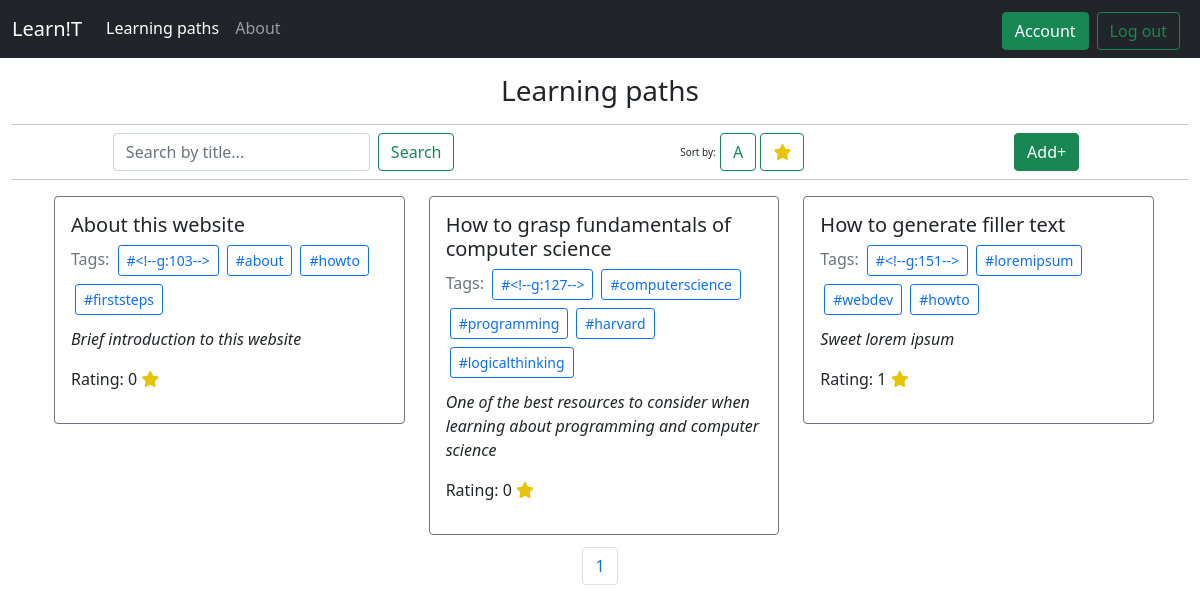
The app's page /learning-paths (signed in) with its own data.
### tables this page shows
CREATE TABLE lpaths (
    id INTEGER PRIMARY KEY AUTOINCREMENT,
    title TEXT NOT NULL,
    tags TEXT,
    excerpt TEXT,
    body TEXT,
    rating INTEGER DEFAULT 0,
    isActive INTEGER DEFAULT 0,
    voted TEXT DEFAULT "",
    userId INTEGER,
    FOREIGN KEY(userId) REFERENCES users(id)
);

### app.py (the view, shortened to what this page needs)
@app.route('/learning-paths', methods=['GET'])
def learningPaths():
    active = [0, 1, 0]
    tag = request.args.get('tag')
    page = request.args.get('page')
    search = request.args.get('search')
    sortBy = request.args.get('sortBy')
    if page:
        page = int(page)
    if not page:
        page = 1
    limit = 6
    with sqlite3.connect(DB) as conn:
        cur = conn.cursor()
        count = int(cur.execute(
            "SELECT COUNT(*) FROM lpaths WHERE isActive=1;").fetchall()[0][0])
        pages = 0
        if((count % limit) > 0):
            pages = int(count/limit)+1
        else:
            pages = int(count/limit)
        if(tag):
            lpaths = cur.execute(
                "SELECT * FROM lpaths WHERE tags LIKE ? AND isActive = 1;", ("%"+tag+"%",)).fetchall()
            return render_template("learning-paths.html", active=active, paths=lpaths, pages=0, tag=tag)
        if(search):
            lpaths = cur.execute(
                "SELECT * FROM lpaths WHERE title LIKE ? AND isActive = 1 ORDER BY id DESC LIMIT ?;", ("%"+search+"%", limit,)).fetchall()
            return render_template("learning-paths.html", active=active, paths=lpaths, tag='x')
        if(page):
            lpaths = cur.execute(
                "SELECT * FROM lpaths WHERE isActive=1 ORDER BY id DESC LIMIT ? OFFSET ?;", (limit, (page-1)*limit)).fetchall()
            return render_template("learning-paths.html", active=active, paths=lpaths, pages=pages)
        lpaths = cur.execute(
            "SELECT * FROM lpaths WHERE isActive=1 ORDER BY id DESC LIMIT ?;", (limit,)).fetchall()
        if not lpaths:
            active = [0, 0, 0]
            return render_template('errorpage.html', active=active)
    return render_template("learning-paths.html", active=active, paths=lpaths, pages=pages)

### templates/learning-paths.html (shortened to what this page needs)
{% extends "layout.html" %} {% block title %} Learning paths {% endblock %} {%
block main %}
<div class="text-center">
  <h3 style="margin-bottom: 0rem">
    Learning paths
    <hr class="mb-0" />
  </h3>
</div>
<div class="d-flex justify-content-around align-items-center">
  <div class="d-flex me-4">
    <input
      type="text"
      id="search"
      class="form-control me-2"
      placeholder="Search by title..."
    />
    <button class="btn btn-outline-success" type="" onclick="Search()">
      Search
    </button>
  </div>
  <div>
    <span class="font-weight-light registertip">Sort by:</span>
    <button
      class="btn btn-outline-success"
      id="byAlpha"
      type=""
      onclick="byAlpha()"
    >
      A
    </button>
    <button
      class="btn btn-outline-success"
      id="byRating"
      type=""
      onclick="byRating()"
    >
      <i class="fa-solid fa-star" style="color: rgb(230, 196, 9)"></i>
    </button>
  </div>
  <div class="d-flex justify-content-end">
    <a href="/new"
      ><button class="btn btn-success m-2" type="submit" id="">Add+</button></a
    >
  </div>
</div>
<hr class="m-0 mb-1" />
<div class="container-lg justify-content-center">
  <div class="row p-2">
    {%if paths %} {%for path in paths%}
    <div class="col-md-4 container-fluid justify-content-center">
      <div
        class="card border-secondary w-100 m-1"
        name="card"
        onclick="window.location='./path?id={{path[0]}}';"
        style="width: 18rem"
      >
        <div class="card-body">
          <h5 class="card-title" id="title">{{path[1]}}</h5>
          <h6 class="card-subtitle mb-2 text-muted" id="tags">
            Tags: <span name="tags">{{path[2]}}</span>
          </h6>
          <p class="card-text fst-italic">{{path[3]}}</p>
          <p>
            Rating: {{path[5]}}
            <i class="fa-solid fa-star" style="color: rgb(230, 196, 9)"></i>
          </p>
        </div>
      </div>
    </div>
    {%endfor%} {%else%}
    <h1 class="container text-center mt-5">Found nothing</h1>
    {%endif%}
  </div>
  <div class="d-flex justify-content-around align-items-center">
    <nav aria-label="Page navigation example" class="align-items-center">
      <ul class="pagination">
        {%if sortBy %} {%for i in range(pages)%}
        <li class="page-item">
          <a
            class="page-link"
            href="/learning-paths?page={{i+1}}&sortBy={{sortBy}}"
            >{{i+1}}</a
          >
        </li>
        {%endfor%} {%elif tag %} {%else%} {%for i in range(pages)%}
        <li class="page-item">
          <a class="page-link" href="/learning-paths?page={{i+1}}">{{i+1}}</a>
        </li>
        {%endfor%} {%endif%}
      </ul>
    </nav>
  </div>
</div>
{% endblock %}

### static/styles.css (style rules this page uses)
.registertip { font-size: x-small; text-decoration: none; }
[name=card] { cursor: pointer; }

### records on screen
lpaths: title "About this website", excerpt "Brief introduction to this website", rating "0"
lpaths: title "How to grasp fundamentals of computer science", excerpt "One of the best resources to consider when learning about programming and computer science", rating "0"
lpaths: title "How to generate filler text", excerpt "Sweet lorem ipsum", rating "1"

### other values on screen
{{ i+1 }} "1"
